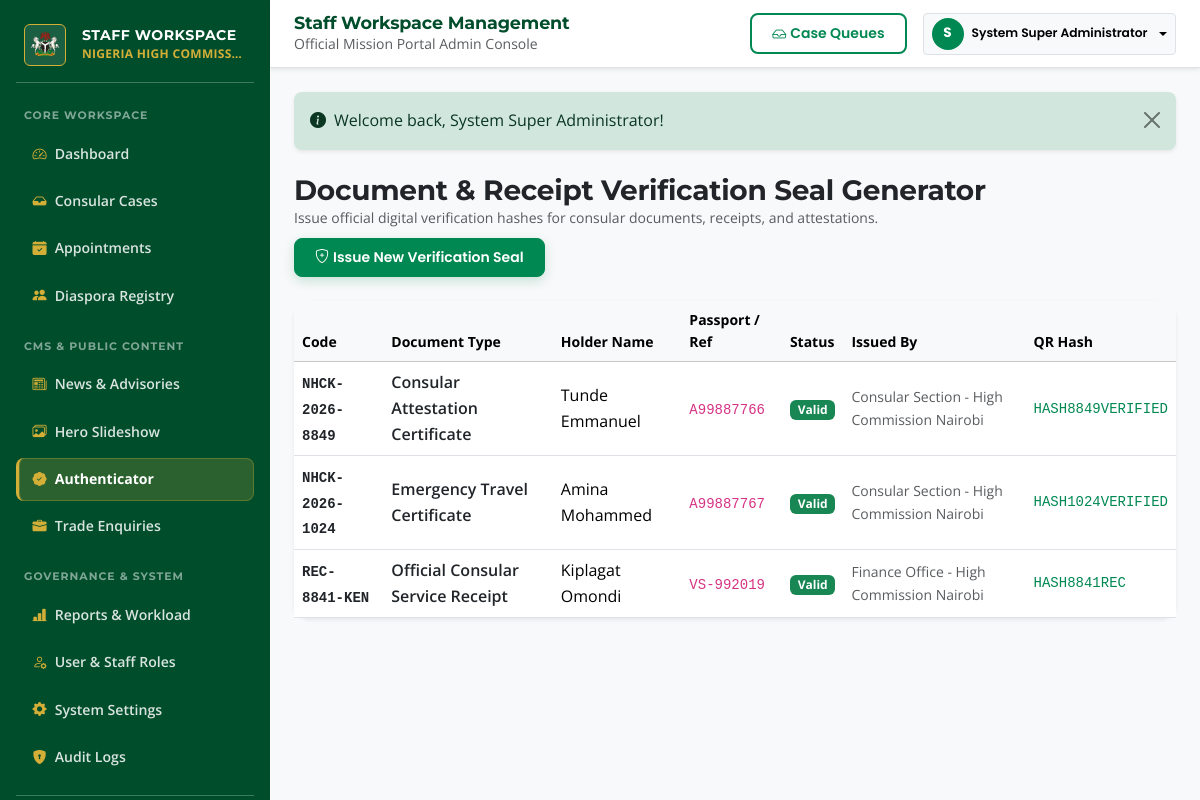
The app's page /admin/verification (signed in) with its own data.
### tables this page shows
CREATE TABLE IF NOT EXISTS `verifications` (
    `id` INT AUTO_INCREMENT PRIMARY KEY,
    `verification_code` VARCHAR(50) NOT NULL UNIQUE,
    `document_type` VARCHAR(100) NOT NULL,
    `holder_name` VARCHAR(150) NOT NULL,
    `passport_or_ref` VARCHAR(50) NOT NULL,
    `issue_date` DATE NOT NULL,
    `expiry_date` DATE DEFAULT NULL,
    `status` ENUM('valid', 'pending', 'revoked', 'unverified') DEFAULT 'valid',
    `issued_by_officer` VARCHAR(150) NOT NULL DEFAULT 'Nigeria High Commission Nairobi',
    `remarks` VARCHAR(255) DEFAULT NULL,
    `qr_hash` VARCHAR(255) NOT NULL,
    `created_at` DATETIME DEFAULT CURRENT_TIMESTAMP
);

### src/Controllers/AdminController.php (called while the page is built, shortened)
<?php
class AdminController extends Controller {
    public function verification(Request $request): void {
        $records = Verification::getAll();
        $this->render('admin/verification', ['records' => $records], 'admin');
    }
}

### public/index.php (called while the page is built, shortened)
<?php
$request = new Request();
$router = new Router();
$router->get('/', [HomeController::class, 'index']);
$router->get('/services', [ServicesController::class, 'index']);
$router->get('/services/passport', [ConsularController::class, 'passport']);
$router->get('/services/visa', [ConsularController::class, 'visa']);
$router->get('/services/emergency-travel', [ConsularController::class, 'etc']);
$router->post('/services/emergency-travel', [ConsularController::class, 'etc']);
$router->get('/services/document-support', [ConsularController::class, 'legalization']);
$router->get('/services/fees', [ServicesController::class, 'fees']);
$router->get('/services/appointments', [ServicesController::class, 'appointments']);
$router->get('/consular', [ConsularController::class, 'index']);
$router->get('/consular/passport', [ConsularController::class, 'passport']);
$router->get('/consular/visa', [ConsularController::class, 'visa']);
$router->get('/consular/etc', [ConsularController::class, 'etc']);
$router->post('/consular/etc', [ConsularController::class, 'etc']);
$router->get('/consular/legalization', [ConsularController::class, 'legalization']);
$router->get('/appointment', [AppointmentController::class, 'index']);
$router->post('/appointment', [AppointmentController::class, 'index']);
$router->get('/appointment/voucher', [AppointmentController::class, 'voucher']);
$router->get('/track', [TrackController::class, 'index']);
$router->post('/track', [TrackController::class, 'index']);
$router->get('/verify', [VerificationController::class, 'index']);
$router->post('/verify', [VerificationController::class, 'index']);
$router->get('/diaspora', [DiasporaController::class, 'index']);
$router->get('/diaspora/register', [DiasporaController::class, 'register']);
$router->post('/diaspora/register', [DiasporaController::class, 'register']);
$router->get('/diaspora/emergency', [DiasporaController::class, 'emergency']);
$router->post('/diaspora/emergency', [DiasporaController::class, 'emergency']);
$router->get('/nigerians-in-kenya', [DiasporaController::class, 'index']);
$router->get('/nigerians-in-kenya/register', [DiasporaController::class, 'register']);
$router->post('/nigerians-in-kenya/register', [DiasporaController::class, 'register']);
$router->get('/nigerians-in-kenya/community', [InformationController::class, 'community']);
$router->get('/emergency', [DiasporaController::class, 'emergency']);
$router->post('/emergency', [DiasporaController::class, 'emergency']);
$router->get('/trade', [TradeController::class, 'index']);
$router->post('/trade', [TradeController::class, 'index']);
$router->get('/trade/enquiry', [TradeController::class, 'index']);
$router->post('/trade/enquiry', [TradeController::class, 'index']);
$router->get('/discover-nigeria', [NigeriaController::class, 'map']);
$router->get('/discover-nigeria/states', [NigeriaController::class, 'map']);
$router->get('/discover-nigeria/government', [InformationController::class, 'government']);
$router->get('/nigeria/map', [NigeriaController::class, 'map']);
$router->get('/mission', [MissionController::class, 'index']);
$router->get('/mission/leadership', [MissionController::class, 'leadership']);
$router->get('/mission/history', [MissionController::class, 'history']);
$router->get('/mission/message', [MissionController::class, 'message']);
$router->get('/mission/friends-of-nigeria', [MissionController::class, 'friends']);
$router->get('/news', [NewsController::class, 'index']);
$router->get('/news/view', [NewsController::class, 'view']);
$router->get('/notices', [NewsController::class, 'index']);
$router->get('/events', [InformationController::class, 'events']);
$router->get('/gallery', [InformationController::class, 'gallery']);
$router->get('/downloads', [InformationController::class, 'downloads']);
$router->get('/faq', [InformationController::class, 'faq']);
$router->get('/search', [InformationController::class, 'search']);
$router->get('/newsletter', [NewsletterController::class, 'index']);
$router->post('/newsletter/subscribe', [NewsletterController::class, 'subscribe']);
$router->get('/newsletter/unsubscribe', [NewsletterController::class, 'unsubscribe']);
$router->get('/contact', [ContactController::class, 'index']);
$router->post('/contact', [ContactController::class, 'index']);
$router->get('/feedback', [InformationController::class, 'feedback']);
$router->post('/feedback', [InformationController::class, 'feedback']);
$router->get('/official-channels', [InformationController::class, 'officialChannels']);
$router->get('/report-suspicious', [InformationController::class, 'reportSuspicious']);
$router->post('/report-suspicious', [InformationController::class, 'reportSuspicious']);
$router->get('/privacy', [InformationController::class, 'privacy']);
$router->get('/terms', [InformationController::class, 'terms']);
$router->get('/accessibility', [InformationController::class, 'accessibility']);
$router->get('/cookies', [InformationController::class, 'cookies']);
$router->get('/sitemap', [InformationController::class, 'sitemap']);
$router->get('/sitemap.xml', [InformationController::class, 'sitemapXml']);
$router->get('/login', [CitizenPortalController::class, 'login']);
$router->post('/login', [CitizenPortalController::class, 'login']);
$router->get('/register', [CitizenPortalController::class, 'register']);
$router->post('/register', [CitizenPortalController::class, 'register']);
$router->get('/forgot-password', [CitizenPortalController::class, 'forgotPassword']);
$router->post('/forgot-password', [CitizenPortalController::class, 'forgotPassword']);
$router->get('/reset-password', [CitizenPortalController::class, 'resetPassword']);
$router->post('/reset-password', [CitizenPortalController::class, 'resetPassword']);
$router->get('/portal/login', [CitizenPortalController::class, 'login']);
$router->post('/portal/login', [CitizenPortalController::class, 'login']);
$router->get('/portal/register', [CitizenPortalController::class, 'register']);
$router->post('/portal/register', [CitizenPortalController::class, 'register']);
$router->get('/portal/logout', [CitizenPortalController::class, 'logout']);
$router->get('/portal/dashboard', [CitizenPortalController::class, 'dashboard']);
$router->get('/portal/profile', [CitizenPortalController::class, 'profile']);
$router->post('/portal/profile', [CitizenPortalController::class, 'profile']);
$router->get('/portal/requests', [CitizenPortalController::class, 'requests']);
$router->get('/portal/appointments', [CitizenPortalController::class, 'appointments']);
$router->get('/portal/documents', [CitizenPortalController::class, 'documents']);
$router->post('/portal/documents', [CitizenPortalController::class, 'documents']);
$router->get('/portal/notifications', [CitizenPortalController::class, 'notifications']);
$router->get('/portal/request', [CitizenPortalController::class, 'requestDetail']);
$router->post('/portal/request', [CitizenPortalController::class, 'requestDetail']);
$router->get('/files/download', [FileController::class, 'download']);
$router->post('/files/upload', [FileController::class, 'upload']);
$router->get('/portal/receipt', [FileController::class, 'printReceipt']);
$router->get('/admin/login', [AdminController::class, 'login']);
$router->post('/admin/login', [AdminController::class, 'login']);
$router->get('/admin/dashboard', [AdminController::class, 'dashboard']);
$router->get('/admin/requests', [AdminController::class, 'requests']);
$router->post('/admin/requests', [AdminController::class, 'requests']);
$router->get('/admin/requests/view', [AdminController::class, 'requestDetail']);
$router->post('/admin/requests/view', [AdminController::class, 'requestDetail']);
$router->get('/admin/appointments', [AdminController::class, 'appointments']);
$router->post('/admin/appointments', [AdminController::class, 'appointments']);
$router->get('/admin/citizens', [AdminController::class, 'citizens']);
$router->post('/admin/citizens', [AdminController::class, 'citizens']);
$router->get('/admin/notices', [AdminController::class, 'notices']);
$router->post('/admin/notices', [AdminController::class, 'notices']);
$router->get('/admin/verification', [AdminController::class, 'verification']);
$router->post('/admin/verification', [AdminController::class, 'verification']);
$router->get('/admin/trade', [AdminController::class, 'trade']);
$router->get('/admin/audit', [AdminController::class, 'audit']);
$router->get('/admin/users', [AdminController::class, 'users']);
$router->post('/admin/users', [AdminController::class, 'users']);
$router->get('/admin/settings', [AdminController::class, 'settings']);
$router->post('/admin/settings', [AdminController::class, 'settings']);
$router->get('/admin/reports', [AdminController::class, 'reports']);
$router->get('/admin/export', [AdminController::class, 'export']);
$router->get('/admin/hero', [AdminController::class, 'hero']);
$router->post('/admin/hero', [AdminController::class, 'hero']);
$router->get('/health', [HealthController::class, 'index']);
$router->dispatch($request);

### src/Models/Verification.php (called while the page is built, shortened)
<?php
class Verification {
    public static function getAll(): array {
        $db = Database::getConnection();
        $stmt = $db->query("SELECT * FROM verifications ORDER BY created_at DESC");
        return $stmt->fetchAll();
    }
}

### views/admin/verification.php (the view, shortened to what this page needs)
<div class="d-flex justify-content-between align-items-center mb-4 flex-wrap gap-2">
    <div>
        <h3 class="fw-bold text-dark mb-0" style="font-family: 'Playfair Display', serif;">Document & Receipt Verification Seal Generator</h3>
        <div class="small text-muted">Issue official digital verification hashes for consular documents, receipts, and attestations.</div>
    </div>
    <button type="button" class="btn btn-emerald btn-sm" data-bs-toggle="modal" data-bs-target="#issueVerificationModal">
        <i class="bi bi-shield-plus me-1"></i>Issue New Verification Seal
    </button>
</div>
<div class="card border-0 shadow-sm rounded-4 bg-white">
    <div class="card-body p-0">
        <div class="table-responsive">
            <table class="table table-hover align-middle mb-0">
                <thead class="table-light small">
                    <tr>
                        <th>Code</th>
                        <th>Document Type</th>
                        <th>Holder Name</th>
                        <th>Passport / Ref</th>
                        <th>Status</th>
                        <th>Issued By</th>
                        <th>QR Hash</th>
                    </tr>
                </thead>
                <tbody>
                    <?php foreach ($records as $rec): ?>
                        <tr>
                            <td><code class="fw-bold text-dark"><?= Helper::sanitize($rec['verification_code']) ?></code></td>
                            <td class="fw-semibold text-dark"><?= Helper::sanitize($rec['document_type']) ?></td>
                            <td><?= Helper::sanitize($rec['holder_name']) ?></td>
                            <td><code><?= Helper::sanitize($rec['passport_or_ref']) ?></code></td>
                            <td><?= Helper::statusBadge($rec['status']) ?></td>
                            <td class="small text-muted"><?= Helper::sanitize($rec['issued_by_officer']) ?></td>
                            <td class="small font-monospace text-emerald"><?= Helper::sanitize($rec['qr_hash']) ?></td>
                        </tr>
                    <?php endforeach; ?>
                </tbody>
            </table>
        </div>
    </div>
</div>

### src/Core/Helper.php (shortened to what this page needs)
<?php
class Helper {
    public static function sanitize(?string $str): string {
        return htmlspecialchars(trim($str), ENT_QUOTES, 'UTF-8');
    }
    public static function statusBadge(string $status): string {
        $status = strtolower($status);
        $badgeClass = 'bg-secondary';
        switch ($status) {
            case 'approved':
            case 'verified':
            case 'confirmed':
            case 'attended':
            case 'valid':
            case 'matched':
                $badgeClass = 'bg-success';
                break;
        }
        $label = ucwords(str_replace('_', ' ', $status));
        return '<span class="badge ' . $badgeClass . '">' . self::sanitize($label) . '</span>';
    }
}

### public/assets/css/custom.css (style rules this page uses)
:root { --brand-green: #008852; --reference-green: #008751; --brand-leaf: #54B435; --brand-secondary: #379237; --brand-pale: #EDFBE2; --brand-border: #D5EAD8; --brand-warm: #F1ECE7; --surface: #FFFFFF; --text-heading: #0F172A; --text-body: #2F3B40; --brand-dark: #0C1406; --reference-accent: #D5862C; --text-on-light: #0F172A; --text-on-dark: #FFFFFF; --text-muted-on-light: #475569; --text-muted-on-dark: #E2E8F0; --icon-on-light: #008852; --icon-on-dark: #54B435; --focus-ring-color: #008852; --font-heading: 'Montserrat', sans-serif; --font-body: 'Open Sans', sans-serif; --font-cta: 'Poppins', sans-serif; --font-base: 1rem; --bs-primary: #008852 !important; --bs-primary-rgb: 0, 136, 82 !important; --bs-link-color: #008852 !important; --bs-link-hover-color: #00683e !important; --bs-nav-pills-link-active-bg: #004D2C !important; --bs-nav-pills-link-active-color: #FFFFFF !important; }
body { font-family: var(--font-body), sans-serif; font-size: var(--font-base); background-color: #F8FAFC; color: var(--text-body); line-height: 1.6; overflow-x: hidden; }
h1, h2, h3, h4, h5, h6, .heading-diplomatic, .card-title, .modal-title, .offcanvas-title { font-family: var(--font-heading), sans-serif !important; font-weight: 700 !important; letter-spacing: -0.01em; }
body, p, label, input, select, textarea, table, .nav-link, .dropdown-item, .form-control, .form-select, .form-label { font-family: var(--font-body), sans-serif; }
.btn, button, [type="submit"], [type="button"], [type="reset"], .btn-emerald, .btn-primary, .btn-secondary, .btn-outline-emerald, .btn-accent, .cta-label { font-family: var(--font-cta), sans-serif !important; font-weight: 600 !important; }
.bi, [class^="bi-"], [class*=" bi-"] { font-family: bootstrap-icons !important; font-style: normal; font-weight: normal !important; font-variant: normal; text-transform: none; line-height: 1; color: currentColor; }
::placeholder { color: var(--text-muted-on-light) !important; opacity: 1 !important; }
.text-emerald { color: var(--brand-green) !important; }
.btn-emerald { background-color: var(--brand-green) !important; border-color: var(--brand-green) !important; color: #FFFFFF !important; font-family: var(--font-cta), sans-serif; font-weight: 600; border-radius: 0.65rem; padding: 0.55rem 1.25rem; transition: all 0.2s ease; box-shadow: 0 4px 12px rgba(0, 136, 82, 0.2); }
.btn-emerald, .btn-primary { background-color: #008852 !important; border-color: #008852 !important; color: #FFFFFF !important; font-weight: 600; padding: 0.5rem 1.25rem; border-radius: 8px; }

### records on screen
verifications: verification_code "NHCK-2026-8849", document_type "Consular Attestation Certificate", holder_name "Tunde Emmanuel", passport_or_ref "A99887766", status "Valid", issued_by_officer "Consular Section - High Commission Nairobi", qr_hash "HASH8849VERIFIED"
verifications: verification_code "NHCK-2026-1024", document_type "Emergency Travel Certificate", holder_name "Amina Mohammed", passport_or_ref "A99887767", status "Valid", issued_by_officer "Consular Section - High Commission Nairobi", qr_hash "HASH1024VERIFIED"
verifications: verification_code "REC-8841-KEN", document_type "Official Consular Service Receipt", holder_name "Kiplagat Omondi", passport_or_ref "VS-992019", status "Valid", issued_by_officer "Finance Office - High Commission Nairobi", qr_hash "HASH8841REC"

### other values on screen
Helper::sanitize($shortName) "NIGERIA HIGH COMMISS…"
substr($user['full_name'] ?? 'S', 0, 1) "S"
Helper::sanitize($user['full_name'] ?? 'Staff') "System Super Administrator"
Helper::sanitize($flash['message']) "Welcome back, System Super Administrator!"
